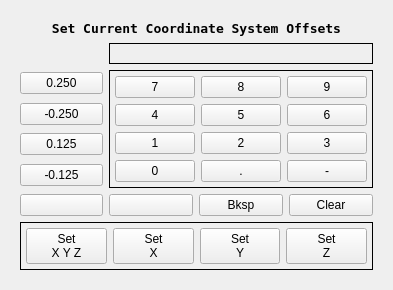
               <widget class="QWidget" name="tab_5">
                <attribute name="title">
                 <string>G5x</string>
                </attribute>
                <layout class="QGridLayout" name="gridLayout_7">
                 <item row="0" column="0">
                  <widget class="VCPWidget" name="widget">
                   <property name="rules" stdset="0">
                    <string>[{&quot;channels&quot;: [{&quot;url&quot;: &quot;status:all_axes_homed&quot;, &quot;trigger&quot;: true}], &quot;property&quot;: &quot;Enable&quot;, &quot;expression&quot;: &quot;ch[0]&quot;, &quot;name&quot;: &quot;Homed&quot;}]</string>
                   </property>
                   <layout class="QGridLayout" name="gridLayout_22">
                    <item row="6" column="1">
                     <widget class="QPushButton" name="pushButton_90">
                      <property name="text">
                       <string/>
                      </property>
                     </widget>
                    </item>
                    <item row="7" column="0" colspan="4">
                     <widget class="QFrame" name="gridFrame">
                      <property name="frameShape">
                       <enum>QFrame::Box</enum>
                      </property>
                      <layout class="QGridLayout" name="gridLayout_11">
                       <property name="leftMargin">
                        <number>5</number>
                       </property>
                       <property name="topMargin">
                        <number>5</number>
                       </property>
                       <property name="rightMargin">
                        <number>5</number>
                       </property>
                       <property name="bottomMargin">
                        <number>5</number>
                       </property>
                       <item row="0" column="2">
                        <widget class="MDIButton" name="mdibutton_4">
                         <property name="text">
                          <string>Set
Y</string>
                         </property>
                         <property name="MDICommand" stdset="0">
                          <string>G10L20P0Y#&lt;cordOffsetLbl&gt;</string>
                         </property>
                        </widget>
                       </item>
                       <item row="0" column="0">
                        <widget class="MDIButton" name="mdibutton_9">
                         <property name="text">
                          <string>Set
X Y Z</string>
                         </property>
                         <property name="MDICommand" stdset="0">
                          <string>G10L20P0X#&lt;cordOffsetLbl&gt;</string>
                         </property>
                        </widget>
                       </item>
                       <item row="0" column="3">
                        <widget class="MDIButton" name="mdibutton_5">
                         <property name="text">
                          <string>Set
Z</string>
                         </property>
                         <property name="MDICommand" stdset="0">
                          <string>G10L20P0Z#&lt;cordOffsetLbl&gt;</string>
                         </property>
                        </widget>
                       </item>
                       <item row="0" column="1">
                        <widget class="MDIButton" name="mdibutton_3">
                         <property name="text">
                          <string>Set
X</string>
                         </property>
                         <property name="MDICommand" stdset="0">
                          <string>G10L20P0X#&lt;cordOffsetLbl&gt;</string>
                         </property>
                        </widget>
                       </item>
                      </layout>
                     </widget>
                    </item>
                    <item row="1" column="1" colspan="3">
                     <widget class="QLabel" name="cordOffsetLbl">
                      <property name="font">
                       <font>
                        <family>DejaVu Sans Mono</family>
                        <pointsize>12</pointsize>
                        <weight>75</weight>
                        <bold>true</bold>
                       </font>
                      </property>
                      <property name="frameShape">
                       <enum>QFrame::Box</enum>
                      </property>
                      <property name="text">
                       <string/>
                      </property>
                      <property name="alignment">
                       <set>Qt::AlignRight|Qt::AlignTrailing|Qt::AlignVCenter</set>
                      </property>
                     </widget>
                    </item>
                    <item row="6" column="0">
                     <widget class="QPushButton" name="pushButton_88">
                      <property name="text">
                       <string/>
                      </property>
                     </widget>
                    </item>
                    <item row="3" column="0">
                     <widget class="QPushButton" name="pushButton_15">
                      <property name="text">
                       <string>-0.250</string>
                      </property>
                      <attribute name="buttonGroup">
                       <string notr="true">coordOffsetGroup</string>
                      </attribute>
                     </widget>
                    </item>
                    <item row="2" column="0">
                     <widget class="QPushButton" name="pushButton_14">
                      <property name="text">
                       <string>0.250</string>
                      </property>
                      <attribute name="buttonGroup">
                       <string notr="true">coordOffsetGroup</string>
                      </attribute>
                     </widget>
                    </item>
                    <item row="6" column="3">
                     <widget class="QPushButton" name="coordClear">
                      <property name="text">
                       <string>Clear</string>
                      </property>
                     </widget>
                    </item>
                    <item row="4" column="0">
                     <widget class="QPushButton" name="pushButton">
                      <property name="text">
                       <string>0.125</string>
                      </property>
                      <attribute name="buttonGroup">
                       <string notr="true">coordOffsetGroup</string>
                      </attribute>
                     </widget>
                    </item>
                    <item row="6" column="2">
                     <widget class="QPushButton" name="pushButton_91">
                      <property name="text">
                       <string>Bksp</string>
                      </property>
                     </widget>
                    </item>
                    <item row="2" column="1" rowspan="4" colspan="3">
                     <widget class="QFrame" name="gridFrame">
                      <property name="frameShape">
                       <enum>QFrame::Box</enum>
                      </property>
                      <layout class="QGridLayout" name="gridLayout_10">
                       <property name="leftMargin">
                        <number>5</number>
                       </property>
                       <property name="topMargin">
                        <number>5</number>
                       </property>
                       <property name="rightMargin">
                        <number>5</number>
                       </property>
                       <property name="bottomMargin">
                        <number>5</number>
                       </property>
                       <item row="2" column="0">
                        <widget class="QPushButton" name="pushButton_8">
                         <property name="text">
                          <string>1</string>
                         </property>
                         <attribute name="buttonGroup">
                          <string notr="true">coordOffsetGroup</string>
                         </attribute>
                        </widget>
                       </item>
                       <item row="1" column="1">
                        <widget class="QPushButton" name="pushButton_6">
                         <property name="text">
                          <string>5</string>
                         </property>
                         <attribute name="buttonGroup">
                          <string notr="true">coordOffsetGroup</string>
                         </attribute>
                        </widget>
                       </item>
                       <item row="1" column="0">
                        <widget class="QPushButton" name="pushButton_5">
                         <property name="text">
                          <string>4</string>
                         </property>
                         <attribute name="buttonGroup">
                          <string notr="true">coordOffsetGroup</string>
                         </attribute>
                        </widget>
                       </item>
                       <item row="3" column="0">
                        <widget class="QPushButton" name="pushButton_11">
                         <property name="text">
                          <string>0</string>
                         </property>
                         <attribute name="buttonGroup">
                          <string notr="true">coordOffsetGroup</string>
                         </attribute>
                        </widget>
                       </item>
                       <item row="2" column="1">
                        <widget class="QPushButton" name="pushButton_9">
                         <property name="text">
                          <string>2</string>
                         </property>
                         <attribute name="buttonGroup">
                          <string notr="true">coordOffsetGroup</string>
                         </attribute>
                        </widget>
                       </item>
                       <item row="2" column="2">
                        <widget class="QPushButton" name="pushButton_10">
                         <property name="text">
                          <string>3</string>
                         </property>
                         <attribute name="buttonGroup">
                          <string notr="true">coordOffsetGroup</string>
                         </attribute>
                        </widget>
                       </item>
                       <item row="3" column="2">
                        <widget class="QPushButton" name="pushButton_13">
                         <property name="text">
                          <string>-</string>
                         </property>
                         <attribute name="buttonGroup">
                          <string notr="true">coordOffsetGroup</string>
                         </attribute>
                        </widget>
                       </item>
                       <item row="1" column="2">
                        <widget class="QPushButton" name="pushButton_7">
                         <property name="text">
                          <string>6</string>
                         </property>
                         <attribute name="buttonGroup">
                          <string notr="true">coordOffsetGroup</string>
                         </attribute>
                        </widget>
                       </item>
                       <item row="3" column="1">
                        <widget class="QPushButton" name="pushButton_12">
                         <property name="text">
                          <string>.</string>
                         </property>
                         <attribute name="buttonGroup">
                          <string notr="true">coordOffsetGroup</string>
                         </attribute>
                        </widget>
                       </item>
                       <item row="0" column="1">
                        <widget class="QPushButton" name="pushButton_3">
                         <property name="text">
                          <string>8</string>
                         </property>
                         <attribute name="buttonGroup">
                          <string notr="true">coordOffsetGroup</string>
                         </attribute>
                        </widget>
                       </item>
                       <item row="0" column="2">
                        <widget class="QPushButton" name="pushButton_4">
                         <property name="text">
                          <string>9</string>
                         </property>
                         <attribute name="buttonGroup">
                          <string notr="true">coordOffsetGroup</string>
                         </attribute>
                        </widget>
                       </item>
                       <item row="0" column="0">
                        <widget class="QPushButton" name="pushButton_2">
                         <property name="text">
                          <string>7</string>
                         </property>
                         <attribute name="buttonGroup">
                          <string notr="true">coordOffsetGroup</string>
                         </attribute>
                        </widget>
                       </item>
                      </layout>
                     </widget>
                    </item>
                    <item row="5" column="0">
                     <widget class="QPushButton" name="pushButton_41">
                      <property name="text">
                       <string>-0.125</string>
                      </property>
                     </widget>
                    </item>
                    <item row="0" column="0" colspan="4">
                     <widget class="QLabel" name="label_4">
                      <property name="font">
                       <font>
                        <family>DejaVu Sans Mono</family>
                        <pointsize>10</pointsize>
                        <weight>75</weight>
                        <bold>true</bold>
                       </font>
                      </property>
                      <property name="text">
                       <string>Set Current Coordinate System Offsets</string>
                      </property>
                      <property name="alignment">
                       <set>Qt::AlignCenter</set>
                      </property>
                     </widget>
                    </item>
                   </layout>
                  </widget>
                 </item>
                </layout>
               </widget>
